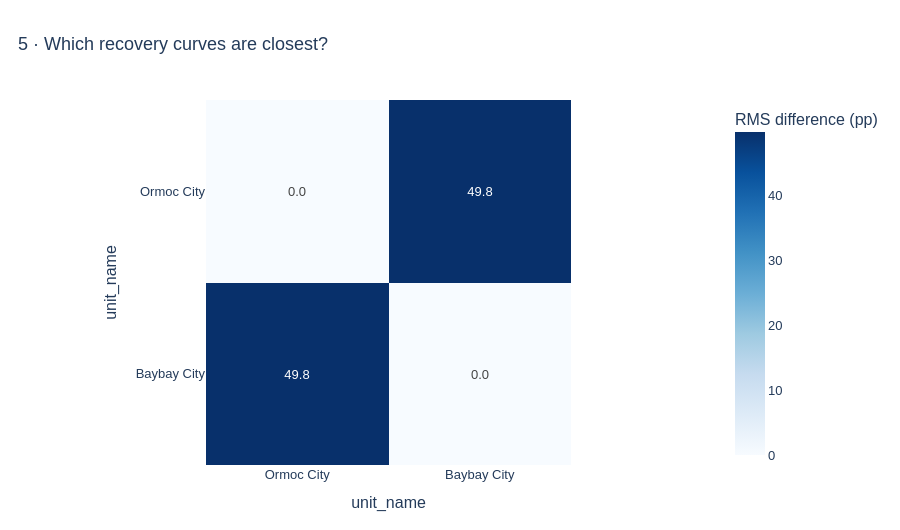
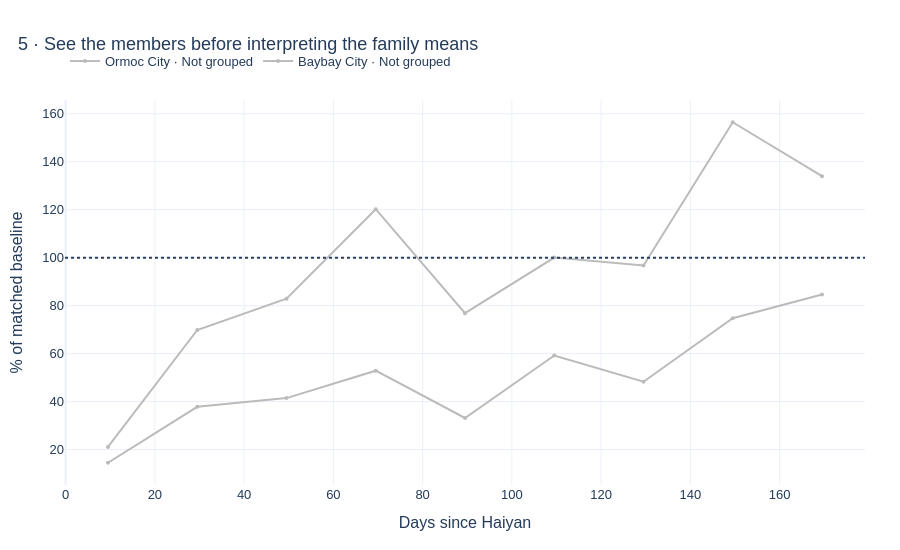

The notebook cell these images were saved under, in order:
### Markdown cell above
## 5. From similarity to two mapped families

Distance is the root-mean-square difference between municipalities' recovery
percentages across the nine shared time bins. **Lower distance means more similar
levels and timing.** K-means uses the same Euclidean geometry (RMS differs only by
a common scale). We keep the common calendar and do not standardise each curve to
zero mean: that would discard sustained losses or above-baseline levels.

This is **temporal grouping followed by spatial mapping**, not spatially constrained
clustering. Coordinates are deliberately absent from the feature matrix. Two nearby
municipalities can enter different groups; distant municipalities can behave similarly.
With six selected municipalities, two groups are a teaching choice, not a regional
typology. Singleton groups are highlighted for inspection.

### Code cell
GROUP_COLORS = {"Family 1": "#0072B2", "Family 2": "#D55E00", "Not grouped": "#BBBBBB"}
def group_curves(matrix):
    good = matrix.dropna()
    labels = pd.Series("Not grouped", index=matrix.index, dtype=object)
    if len(good) < 4 or len(np.unique(good.to_numpy(float), axis=0)) < POC_K:
        return labels
    model = KMeans(n_clusters=POC_K, n_init=30, random_state=42).fit(good.to_numpy(float))
    # Deterministic naming: Family 1 has the lower mean feature value.
    order = np.argsort(model.cluster_centers_.mean(axis=1))
    names = {int(k): f"Family {i+1}" for i, k in enumerate(order)}
    labels.loc[good.index] = [names[int(k)] for k in model.labels_]
    return labels

curve_groups = group_curves(features)
if len(complete):
    distance = pd.DataFrame(pairwise_distances(complete)/np.sqrt(complete.shape[1]),
        index=complete.index, columns=complete.index)
    fig = px.imshow(distance, text_auto=".1f", color_continuous_scale="Blues",
        labels=dict(color="RMS difference (pp)"))
    show(fig, "08_pairwise_similarity", "5 · Which recovery curves are closest?", 530)

def family_map(groups, name, title):
    geo = selected_municipalities.to_crs(4326).copy()
    geo["family"] = geo.unit_name.map(groups).fillna("Not grouped")
    geo["map_id"] = geo.unit_name
    # IDs join directly to actual source polygons; labels are not geocoded guesses.
    geojson = json.loads(geo[["map_id", "geometry"]].set_index("map_id").to_json())
    fig = px.choropleth(geo, geojson=geojson, locations="map_id", color="family",
        color_discrete_map=GROUP_COLORS, hover_name="unit_name",
        category_orders={"family": list(GROUP_COLORS)})
    fig.update_traces(marker_line_color="#333333", marker_line_width=0.8)
    pts = geo.to_crs(32651).representative_point().to_crs(4326)
    fig.add_trace(go.Scattergeo(lon=pts.x, lat=pts.y, text=geo.unit_name,
        mode="text", textfont=dict(size=11), showlegend=False))
    fig.update_geos(fitbounds="locations", visible=False, projection_type="mercator")
    show(fig, name, title, 600)

fig = go.Figure()
for name, vals in complete.iterrows():
    family = curve_groups.loc[name]
    fig.add_trace(trace(bin_days, vals, f"{name} · {family}", GROUP_COLORS[family]))
for family in ("Family 1", "Family 2"):
    members = complete.loc[curve_groups.reindex(complete.index) == family]
    if len(members):
        fig.add_trace(go.Scatter(x=bin_days, y=members.mean(axis=0), mode="lines",
            name=f"{family} mean (n={len(members)})",
            line=dict(color=GROUP_COLORS[family], width=6, dash="dash")))
fig.add_hline(y=100, line_dash="dot")
fig.update_xaxes(title="Days since Haiyan")
fig.update_yaxes(title="% of matched baseline")
show(fig, "09_two_curve_families", "5 · See the members before interpreting the family means", 550)
family_map(curve_groups, "10_mapped_curve_families", "5 · Where the temporally similar municipalities are")
display(curve_groups.rename("curve_family").to_frame())
print("Group sizes:", curve_groups.value_counts().to_dict())
if (curve_groups.value_counts().drop("Not grouped", errors="ignore") == 1).any():
    print("A family has one member: inspect that case; do not generalise it as a stable class.")

### Figure 1 — Plotly figure (JSON) as saved in the notebook; plotly's stock layout.template omitted (floating-point values rounded to 4 significant figures)
{"data": [{"coloraxis": "coloraxis", "hovertemplate": "unit_name: %{x}<br>unit_name: %{y}<br>RMS difference (pp): %{z}<extra></extra>", "name": "0", "texttemplate": "%{z:.1f}", "type": "heatmap", "x": ["Ormoc City", "Baybay City"], "xaxis": "x", "y": ["Ormoc City", "Baybay City"], "yaxis": "y", "z": [[0.0, 49.83], [49.83, 0.0]]}], "layout": {"coloraxis": {"autocolorscale": false, "colorbar": {"title": {"text": "RMS difference (pp)"}}, "colorscale": [[0, "rgb(247,251,255)"], [0.125, "rgb(222,235,247)"], [0.25, "rgb(198,219,239)"], [0.375, "rgb(158,202,225)"], [0.5, "rgb(107,174,214)"], [0.625, "rgb(66,146,198)"], [0.75, "rgb(33,113,181)"], [0.875, "rgb(8,81,156)"], [1, "rgb(8,48,107)"]]}, "font": {"color": "#243B5A", "family": "Arial", "size": 13}, "height": 530, "hovermode": "closest", "legend": {"orientation": "h", "x": 0, "y": 1.14}, "margin": {"b": 65, "l": 65, "r": 35, "t": 100}, "paper_bgcolor": "rgba(0,0,0,0)", "title": {"text": "5 · Which recovery curves are closest?", "x": 0.02}, "xaxis": {"anchor": "y", "constrain": "domain", "domain": [0, 1], "scaleanchor": "y", "title": {"text": "unit_name"}}, "yaxis": {"anchor": "x", "autorange": "reversed", "constrain": "domain", "domain": [0, 1], "title": {"text": "unit_name"}}}}

### Figure 2 — Plotly figure (JSON) as saved in the notebook; plotly's stock layout.template omitted (floating-point values rounded to 4 significant figures)
{"data": [{"connectgaps": false, "line": {"color": "#BBBBBB"}, "marker": {"size": 4}, "mode": "lines+markers", "name": "Ormoc City · Not grouped", "type": "scatter", "x": [9.5, 29.5, 49.5, 69.5, 89.5, 109.5, 129.5, 149.5, 169.5], "y": [14.5, 37.83, 41.45, 52.87, 33.16, 59.19, 48.29, 74.74, 84.65]}, {"connectgaps": false, "line": {"color": "#BBBBBB"}, "marker": {"size": 4}, "mode": "lines+markers", "name": "Baybay City · Not grouped", "type": "scatter", "x": [9.5, 29.5, 49.5, 69.5, 89.5, 109.5, 129.5, 149.5, 169.5], "y": [21.08, 69.85, 82.9, 120.2, 76.85, 100.0, 96.76, 156.4, 134.0]}], "layout": {"font": {"color": "#243B5A", "family": "Arial", "size": 13}, "height": 550, "hovermode": "closest", "legend": {"orientation": "h", "x": 0, "y": 1.14}, "margin": {"b": 65, "l": 65, "r": 35, "t": 100}, "paper_bgcolor": "rgba(0,0,0,0)", "shapes": [{"line": {"dash": "dot"}, "type": "line", "x0": 0, "x1": 1, "xref": "x domain", "y0": 100, "y1": 100, "yref": "y"}], "title": {"text": "5 · See the members before interpreting the family means", "x": 0.02}, "xaxis": {"title": {"text": "Days since Haiyan"}}, "yaxis": {"title": {"text": "% of matched baseline"}}}}
